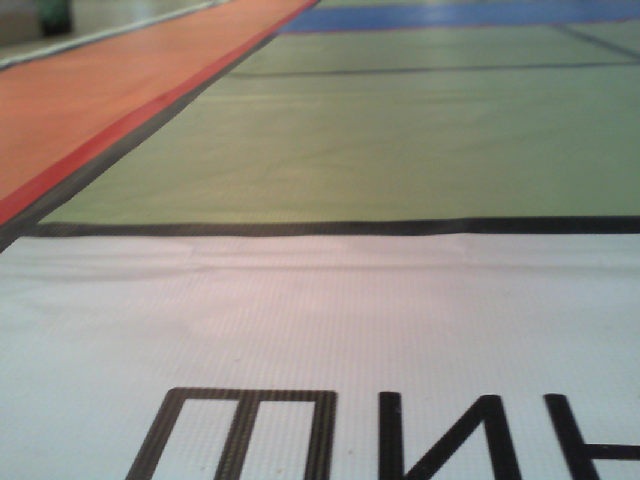
#> input picture software/robot-brain/img.png, 640 x 480 px
$ python main.py
#> lines starting #> are read from the running program, lines starting #| are printed output that depends on the picture; after the words box and inside, x2 and y2 are one past the last pixel; in counts of white or black regions, pixels touching at a corner belong together
import random as rng

import numpy as np
from cv2 import cv2 as cv

TEST_IMAGE = "./img.png"
RANGE = (
        np.array([25, 100, 95]),
        np.array([105, 140, 145])
        )
CANNY_THRESHOULD = 100


def filter_color(img):
    img = cv.cvtColor(img, cv.COLOR_BGR2YCrCb)
    return cv.inRange(img, *RANGE)


def clean_mask(mask):
    kernel_erode = np.ones((3, 3), np.uint8)
    kernel_dilate = np.ones((6, 6), np.uint8)

    mask = cv.dilate(mask, kernel_dilate, iterations=2)
    mask = cv.erode(mask, kernel_erode, iterations=1)

    return mask


def find_contours(img):
    edges = cv.Canny(img, CANNY_THRESHOULD, CANNY_THRESHOULD * 2)
    contours, hierarchy = cv.findContours(edges, cv.RETR_CCOMP,
                                          cv.CHAIN_APPROX_SIMPLE)
    return contours, hierarchy


def draw_contours(img_size, contours, hierarchy):
    drawing = np.zeros((img_size[0], img_size[1], 3), dtype=np.uint8)

    for i in range(len(contours)):
        color = (rng.randint(0, 256), rng.randint(0, 256), rng.randint(0, 256))
        cv.drawContours(drawing, contours, i, color, 2,
                        cv.LINE_8, hierarchy, 0)

    return drawing


def main():
    img_orig = cv.imread(TEST_IMAGE)
#> img_orig is the input picture: shape (480, 640, 3); mean B, G, R 132, 140.9, 144.9

    mask = filter_color(img_orig)
#> in filter_color, `img = cv.cvtColor(img, cv.COLOR_BGR2YCrCb)`: img: shape (480, 640, 3); mean of channels 0, 1, 2 141.1, 130.7, 122.9
#> in filter_color, `return cv.inRange(img, *RANGE)`:
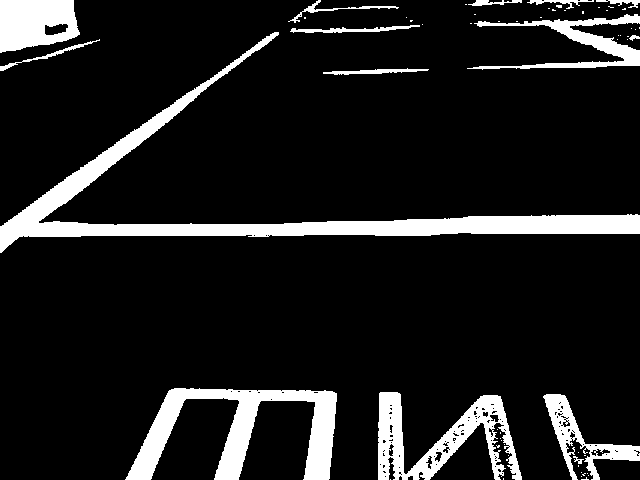
#> returned value: shape (480, 640); 11.8% white; 60 white regions (45 under 20 px), largest, box (x1, y1, x2, y2) and area: (0, 32, 640, 253) 13698, (125, 388, 337, 480) 7303, (378, 392, 522, 480) 5101
    mask = clean_mask(mask)
#> in clean_mask, `mask = cv.dilate(mask, kernel_dilate, iterations=2)`:
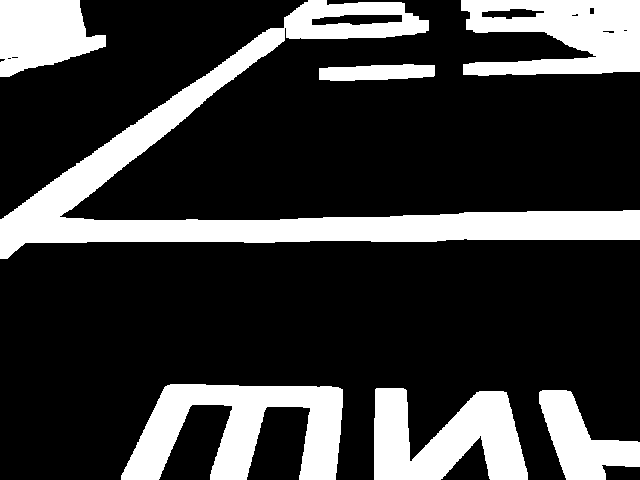
#> mask: shape (480, 640); 23.1% white; 7 white regions, largest, box (x1, y1, x2, y2) and area: (0, 0, 640, 259) 28485, (121, 384, 343, 480) 11785, (461, 0, 640, 76) 9506
#> in clean_mask, `mask = cv.erode(mask, kernel_erode, iterations=1)`:
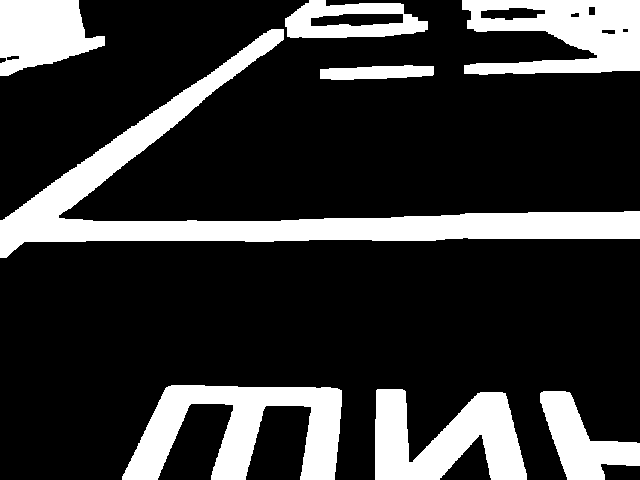
#> mask: shape (480, 640); 21.2% white; 8 white regions, largest, box (x1, y1, x2, y2) and area: (0, 29, 640, 258) 22449, (122, 385, 342, 480) 10895, (462, 0, 640, 75) 8734
    contours, hierarchy = find_contours(mask)
#> in find_contours, `edges = cv.Canny(img, CANNY_THRESHOULD, CANNY_THRESHOULD * 2)`:
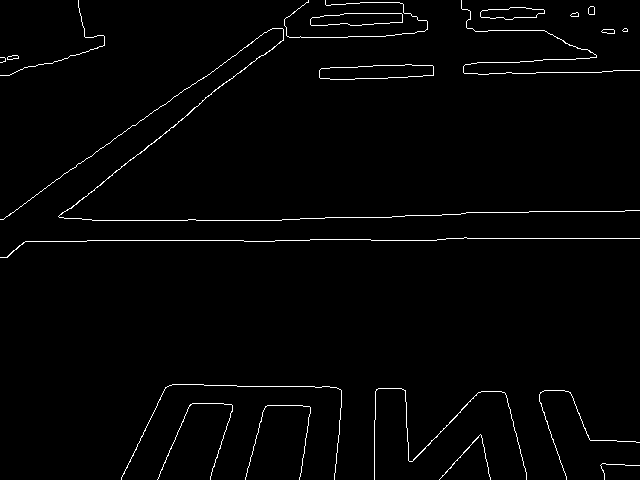
#> edges: shape (480, 640); 1.7% white in thin lines or dots
#> in find_contours, `contours, hierarchy = cv.findContours(edges, cv.RETR_CCOMP, cv.CHAIN_A..`: contours = 29 contours, 13 with area under 20; largest, box (x1, y1, x2, y2) and area: (319, 64, 434, 80) 1327, (319, 64, 434, 80) 1326, (310, 13, 403, 26) 904, (310, 13, 403, 26) 903, (480, 7, 545, 20) 534

    draw = draw_contours(img_orig.shape, contours, hierarchy)
#> the loop in draw_contours, `for i in range(len(contours)):` made 29 passes
#> color on passes 1 to 12: (197, 215, 20), (132, 248, 207), (155, 244, 183), (111, 71, 144), (71, 48, 128), (75, 158, 50), (37, 169, 241), (51, 181, 222), (161, 104, 244), (226, 133, 31), (7, 47, 204), (0, 252, 170)
#> after the loop in draw_contours, `for i in range(len(contours)):`:
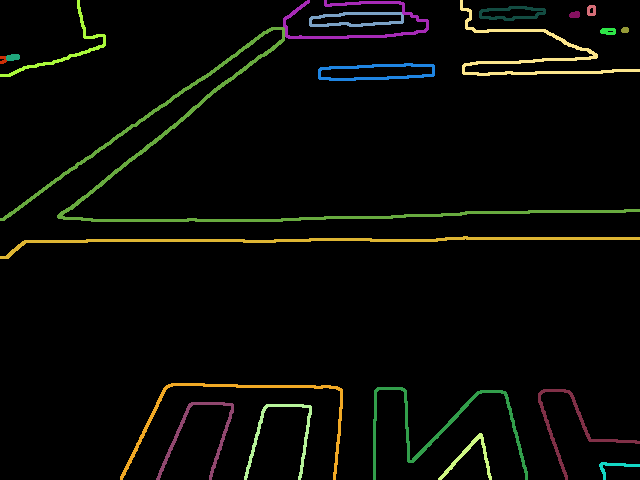
#> drawing: shape (480, 640, 3); mean of channels 0, 1, 2 5.3, 8.8, 8; drawn as B, G, R

    cv.imshow("draw", draw)
    cv.waitKey(0)


if __name__ == "__main__":
    main()
